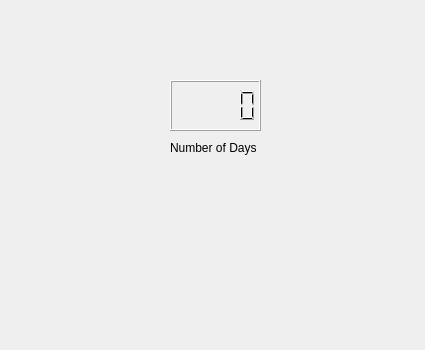
<?xml version="1.0" encoding="UTF-8"?>
<ui version="4.0">
 <class>CodingJournal</class>
 <widget class="QWidget" name="CodingJournal">
  <property name="geometry">
   <rect>
    <x>0</x>
    <y>0</y>
    <width>425</width>
    <height>350</height>
   </rect>
  </property>
  <property name="windowTitle">
   <string>Form</string>
  </property>
  <widget class="QLCDNumber" name="lcdNumber">
   <property name="geometry">
    <rect>
     <x>170</x>
     <y>80</y>
     <width>91</width>
     <height>51</height>
    </rect>
   </property>
  </widget>
  <widget class="QLabel" name="label">
   <property name="geometry">
    <rect>
     <x>170</x>
     <y>140</y>
     <width>91</width>
     <height>16</height>
    </rect>
   </property>
   <property name="text">
    <string>Number of Days</string>
   </property>
  </widget>
 </widget>
 <resources/>
 <connections/>
</ui>
